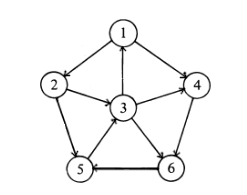
#> input picture imgprueba/Proyecto.png, 247 x 195 px, found by its file name
$ python pruebaslogicas.py
#> lines starting #> are read from the running program, lines starting #| are printed output that depends on the picture
###############   ARCHIVO DE PRUEBA PERSONAL, IGNORAR
###############   ARCHIVO DE PRUEBA PERSONAL, IGNORAR
###############   ARCHIVO DE PRUEBA PERSONAL, IGNORAR
###############   ARCHIVO DE PRUEBA PERSONAL, IGNORAR
###############   ARCHIVO DE PRUEBA PERSONAL, IGNORAR
###############   ARCHIVO DE PRUEBA PERSONAL, IGNORAR

from math import floor
import numpy as np
import os
import cv2
import numpy as np
#img=cv2.imread("C:/Users/j_lal/Desktop/imgprueba/Proyecto.png")
def load(ruta:str):
    img = cv2.imread(ruta)
    #img=imutils.resize(img, height=180)
    img=cv2.resize(img, (1062,594))
    #img=imutils.resize(img, width=280)
    #Rearrang the color channel
    b,g,r = cv2.split(img)
    img = cv2.merge((r,g,b))
    return img

matriz3d=[
    [[0, 5, 6],
    [2, 3, 6],
    [9, 7, 2]],

    [[8, 6, 4],
    [2, 8, 7],
    [0, 0, 8]],

    [[3, 4, 2],
    [6, 3, 8],
    [7, 2, 2]]
    ]

def ubicaciones(num_act:int):
    ubics=[]
    matriz_eleccion=[
        [0,118,236,354,472,590],
        [0,212,424,636,848,1060]
    ]
    real=num_act+1
    res=floor(real/5)
    resid=real%5
    xmin=matriz_eleccion[0][res]
    xmax=matriz_eleccion[0][res+1]+1
    ymin=matriz_eleccion[1][resid-1]
    ymax=matriz_eleccion[1][resid]+1
    ubics.append(xmin)
    ubics.append(xmax)
    ubics.append(ymin)
    ubics.append(ymax)
    return ubics


def prom_matriz(matriz,dimension):
    suma=0
    filas=len(matriz)
    columnas=len(matriz[0])
    if(dimension>2):
        return 0
    for i in range(0, filas):
        for j in range(0, columnas):
            suma=suma+matriz[i][j][dimension]

    prom=suma/(filas*columnas)
    return prom


def clear():
    os.system('cls')


clear()
a = np.array(range(50)).reshape(5,10)
clear()

for i in a:
    print(i)


i=load("C:/Users/j_lal/Desktop/imgprueba/Proyecto.png")
#> in load, img is the input picture: shape (195, 247, 3); min 0, max 255, mean 245.9
#> in load, `img=cv2.resize(img, (1062,594))`:
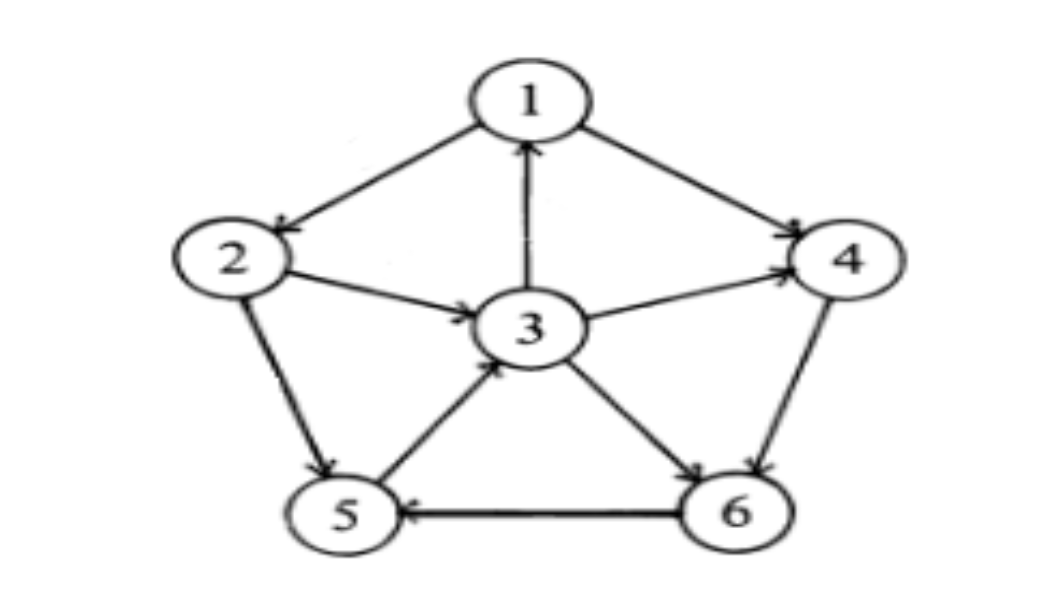
#> img: shape (594, 1062, 3); min 0, max 255, mean 245.9

e=i[50:520,180:520]
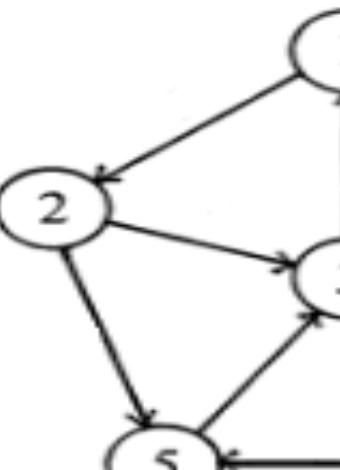
#> e: shape (470, 340, 3); min 1, max 255, mean 239.9

cv2.imshow('logo',e)
cv2.waitKey(0)
cv2.destroyAllWindows()
# [9 lines of commented-out code are left out]
